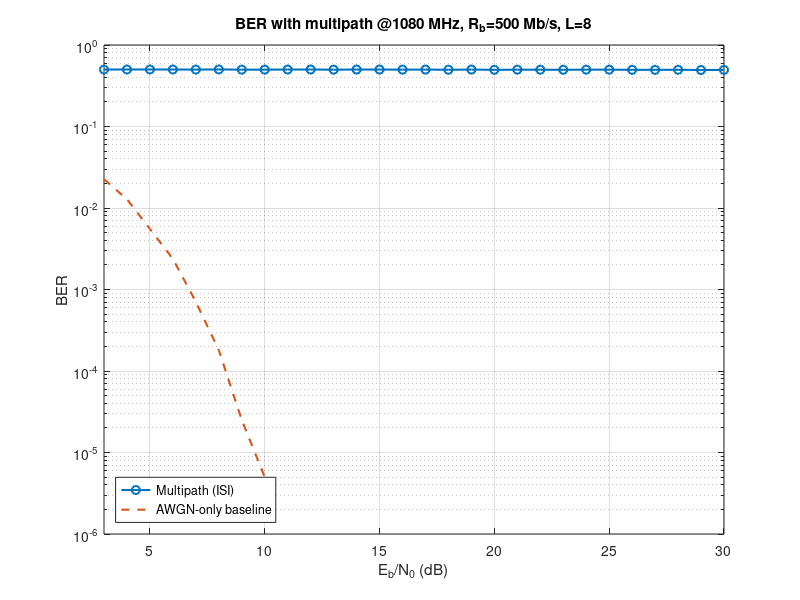

Recreate this plot in MATLAB.
function prac0_434
% Exercise 4.3.4 – BER over multipath (1080 MHz) with oversampling
% NRZ(BPSK) -> multipath (LOS + ground + mountain + mountain+ground)
% Bit rate 500 Mbit/s, oversample L samples/bit before the channel.

%% ------------ Parameters ------------
rng(1);
c   = 3e8;
fc  = 1080e6;                 % carrier for path phase
Rb  = 500e6;                  % bit rate (bits/s)
L   = 8;                      % samples per bit
Fs  = L*Rb;                   % sampling rate
Ts  = 1/Fs; Tb = 1/Rb;

Nbits   = 2e5;                % increase for smoother curves (slower)
EbN0dB  = 3:1:30;
EbN0    = 10.^(EbN0dB/10);

% Geometry (same as 4.3.2 landing)
xwall = 3000;
tx = [0,   951];
rx = [2700,450];

% Reflection coefficients
Gamma_g = -1.0;               % ground
Gamma_m = -0.8;               % mountain
Gamma_mg= Gamma_g*Gamma_m;

% Baseband NRZ rectangular pulse: make Eb = 1
A = sqrt(Rb);                 % energy Tb*A^2 = 1  => Eb = 1

%% ------------ Build multipath impulse response h[n] ------------
% Each path has complex gain including 1/R loss and exp(-j2πfcτ)
paths = {};

% LOS
[~,R_los] = one_len(tx,rx); tau_los = R_los/c;
a_los = (1/R_los);  c_los = a_los * exp(-1j*2*pi*fc*tau_los) * sgnc(1);
paths{end+1} = struct('tau',tau_los,'cplx',c_los);

% ground
tx_g = img_y(tx);
[~,R_g] = one_len(tx_g,rx); tau_g = R_g/c;
a_g  = (1/R_g)*abs(Gamma_g); c_g  = a_g*exp(-1j*2*pi*fc*tau_g)*sgnc(Gamma_g);
paths{end+1} = struct('tau',tau_g,'cplx',c_g);

% mountain
tx_m = img_x(tx,xwall);
[~,R_m] = one_len(tx_m,rx); tau_m = R_m/c;
a_m  = (1/R_m)*abs(Gamma_m); c_m  = a_m*exp(-1j*2*pi*fc*tau_m)*sgnc(Gamma_m);
paths{end+1} = struct('tau',tau_m,'cplx',c_m);

% mountain + ground
tx_mg = img_y(tx_m);
[~,R_mg] = one_len(tx_mg,rx); tau_mg = R_mg/c;
a_mg = (1/R_mg)*abs(Gamma_mg); c_mg = a_mg*exp(-1j*2*pi*fc*tau_mg)*sgnc(Gamma_mg);
paths{end+1} = struct('tau',tau_mg,'cplx',c_mg);

% Delay/ISI summary (增强 1)
taus = cellfun(@(p) p.tau, paths);
[~,~] = sort(taus,'ascend');
spread = max(taus) - min(taus);              % total delay spread
ISI_bits = spread / Tb;
fprintf('Earliest delay = %.3f us, latest = %.3f us, spread = %.3f us (~%.0f bits)\n', ...
        min(taus)*1e6, max(taus)*1e6, spread*1e6, ISI_bits);

% Build discrete-time composite h using fractional-delay FIR
M = 41;                               % odd length
Ntap = ceil(max(taus)*Fs) + M + 1;
h = zeros(1,Ntap);

for k = 1:numel(paths)
    d = paths{k}.tau * Fs;            % delay in samples
    n0 = floor(d);
    frac = d - n0;                    % 0..1
    hk = frac_delay_kernel(frac, M);  % length-M, unity DC gain
    start = n0 - floor(M/2) + 1;      % MATLAB indexing
    i1 = max(1, start);
    i2 = min(Ntap, start + M - 1);
    k1 = 1 + (i1 - start);
    k2 = M - ((start + M - 1) - i2);
    h(i1:i2) = h(i1:i2) + paths{k}.cplx * hk(k1:k2);
end

%% ------------ Generate data ------------
b = randi([0 1], Nbits, 1);
s_bit = 2*b - 1;                        % 0 -> -1, 1 -> +1
x = A * repelem(s_bit, L, 1);           % oversampled NRZ

%% ------------ BER loop (multipath + AWGN) ------------
BER = zeros(size(EbN0));
for m = 1:numel(EbN0)
    % channel
    y = conv(x, h, 'full');

    % complex AWGN: each real component var = N0/2*Fs  (Eb=1 => N0=1/EbN0)
    N0 = 1./EbN0(m);
    sigma = sqrt(N0*Fs/2);
    n = sigma*(randn(size(y)) + 1j*randn(size(y)));
    r = y + n;

    % integrate-and-dump (rectangular matched filter)
    start = ceil(min(taus)*Fs) + 1;
    stop  = start + Nbits*L - 1;
    if stop > numel(r), r = [r, zeros(1, stop - numel(r))]; end
    r_use = r(start:stop);
    r_mat = reshape(r_use, L, Nbits);
    z = sum(r_mat, 1) * Ts;
    bhat = real(z) > 0;
    BER(m) = nnz(bhat.' ~= b)/Nbits;

    fprintf('Multipath: Eb/N0 = %2d dB -> BER = %.3g\n', EbN0dB(m), BER(m));
end

%% ------------ AWGN-only baseline (增强 2) ------------
BER_awgn = zeros(size(EbN0));
for m = 1:numel(EbN0)
    N0 = 1./EbN0(m);
    sigma = sqrt(N0*Fs/2);
    n0 = sigma*(randn(size(x)) + 1j*randn(size(x)));
    r0 = x + n0;
    r0_mat = reshape(r0(1:Nbits*L), L, Nbits);
    z0 = sum(r0_mat,1)*Ts;
    bh0 = real(z0)>0;
    BER_awgn(m) = nnz(bh0.'~=b)/Nbits;
end

%% ------------ Plot ------------
figure('Name','Ex4.3.4 BER (multipath, 1080 MHz)');
semilogy(EbN0dB, BER, 'o-','LineWidth',1.5); hold on; grid on;
semilogy(EbN0dB, BER_awgn, '--','LineWidth',1.5);
ylim([1e-6 1]); xlim([min(EbN0dB) max(EbN0dB)]);
xlabel('E_b/N_0 (dB)'); ylabel('BER');
title(sprintf('BER with multipath @1080 MHz, R_b=%d Mb/s, L=%d', Rb/1e6, L));
legend('Multipath (ISI)','AWGN-only baseline','Location','southwest');

fprintf('\nNote: Path delays are microseconds vs Tb=2 ns -> heavy ISI; BER may floor near 0.5.\n');

end

%% ------------- helpers -------------
function h = frac_delay_kernel(frac, M)
% Windowed-sinc fractional delay FIR of length M (odd), delay = frac (0..1)
n = 0:M-1; m = (M-1)/2;
h = sinc((n-m) - frac);
w = hamming(M).';
h = h .* w;
h = h / sum(h);                 % unity DC gain
end

function [vec,R] = one_len(p1,p2), vec = p2-p1; R = hypot(vec(1),vec(2)); end
function p = img_y(p), p = [p(1), -p(2)]; end
function p = img_x(p,xw), p = [2*xw - p(1), p(2)]; end
function s = sgnc(G), if isreal(G), s = sign(G); else, s = G/abs(G); end, end
